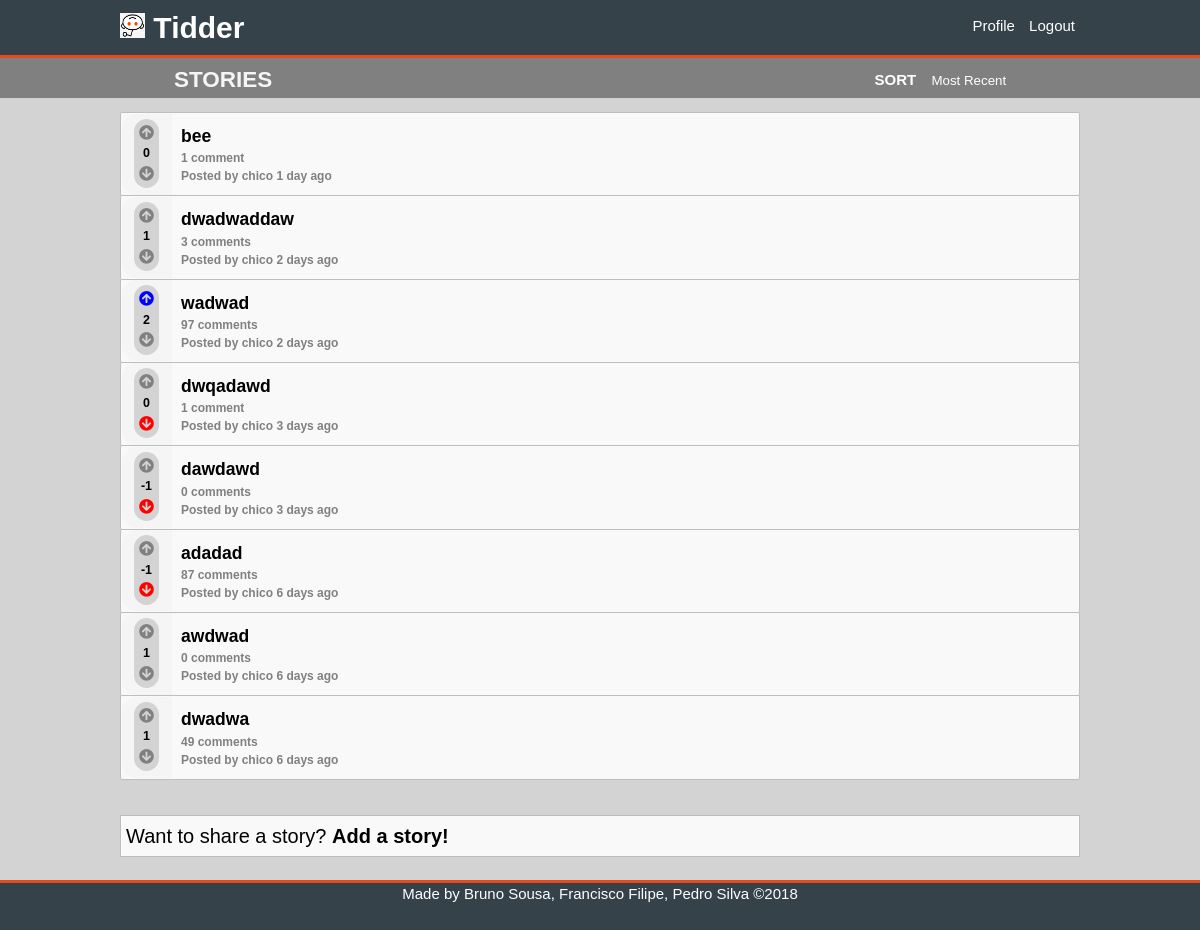
The page /pages/stories.php (signed in) on the database as committed earlier.
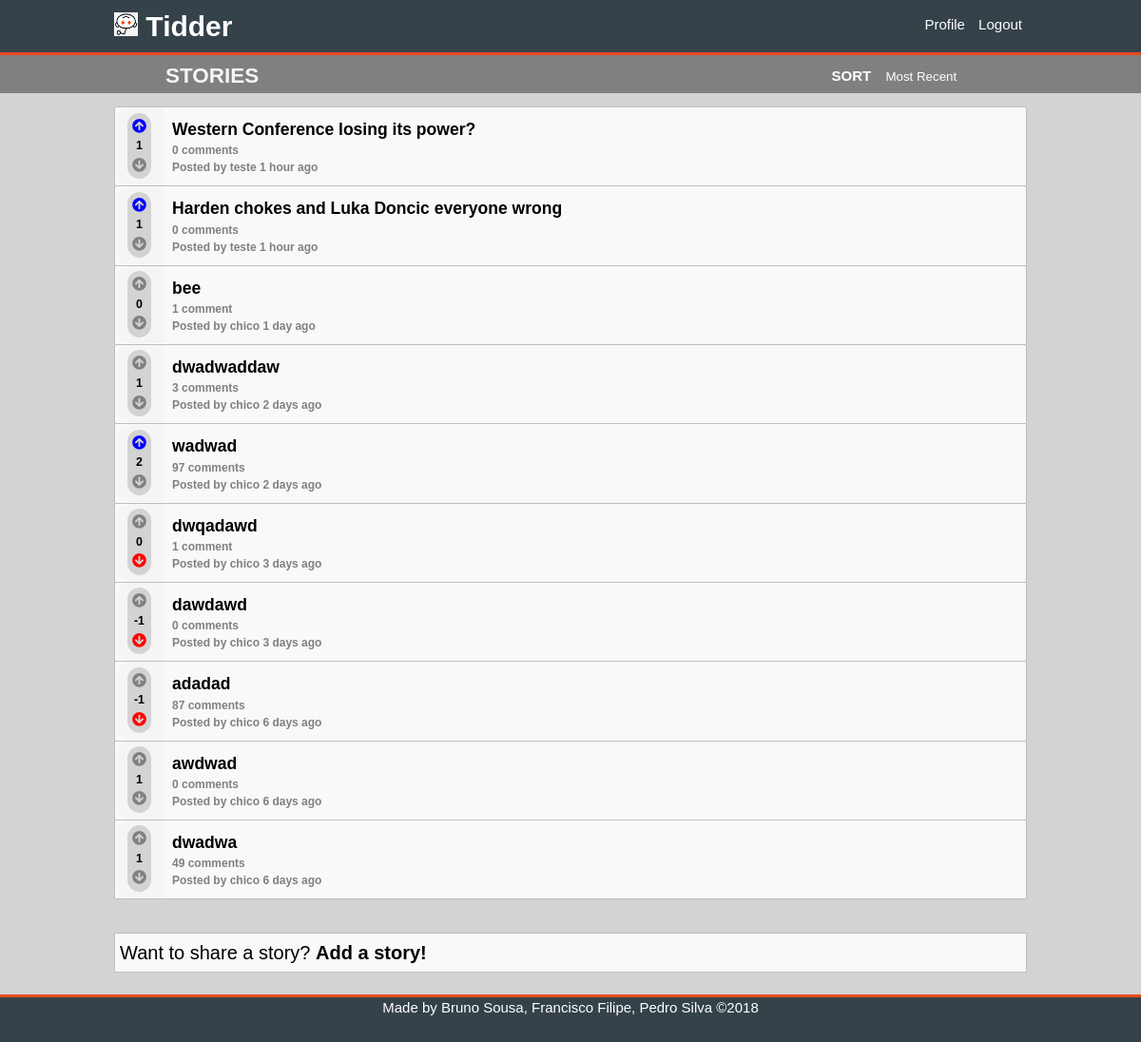
The same page on the database as committed later.
### tables this page shows
CREATE TABLE opinion (
    opinion_id INTEGER NOT NULL PRIMARY KEY AUTOINCREMENT,
	parent_id INTEGER REFERENCES opinion(opinion_id),
    opinion_title VARCHAR,
    opinion_text VARCHAR NOT NULL,
	posted DATETIME NOT NULL,
    user_id INTEGER NOT NULL REFERENCES user
);

### pages/stories.php (called while the page is built, shortened)
<?php
	include_once('../includes/date.php');
	include_once('../database/db_story.php');
	include_once('../database/db_user.php');
	include_once('../templates/tpl_common.php');
	include_once('../templates/tpl_stories.php');
	$selected = array('false', 'false', 'false', 'false');
	$stories = array_reverse(getAllStories());
	$now = time();
	for($i = 0; $i < count($stories); $i++){
		$stories[$i]['username'] = getUserName($stories[$i]['user_id']);
		$stories[$i]['score'] = getScore($stories[$i]['opinion_id']);
		$stories[$i]['comments']= getNumberComments($stories[$i]['opinion_id']);
		if(isset($_SESSION['user_id']))
			$stories[$i]['vote'] = getVote($stories[$i]['opinion_id'], $_SESSION['user_id']);
	}
	$page = 'stories.php';
	draw_header(true);
	draw_stories($stories,$selected,true);
	draw_footer();
?>

### database/db_user.php (called while the page is built, shortened)
<?php
	function getUserName($user_id){
		$db = Database::instance()->db();
		$stmt = $db->prepare('SELECT username FROM user WHERE user_id = ?');
		$stmt->execute(array($user_id));
		return $stmt->fetch()['username'];
	}
?>

### database/db_story.php (called while the page is built, shortened)
<?php
	function getAllStories() {
		$db = Database::instance()->db();
		$stmt = $db->prepare('SELECT * FROM opinion WHERE parent_id IS NULL');
		$stmt->execute();
		return $stmt->fetchAll();
	}
?>

### includes/date.php (called while the page is built, shortened)
<?php
	function deltaTime($now, $date){
		$time = strtotime($date);
		$delta = $now - $time;
		if(!floor($delta/86400)){
			$time_word = (floor($delta/3600) == 1 ? ' hour ' : ' hours ');
			return floor($delta/3600).$time_word.'ago';
		}
		if(!floor($delta/2592000)){
			$time_word = (floor($delta/86400) == 1 ? ' day ' : ' days ');
			return floor($delta/86400).$time_word.'ago';
		}
		$time_word = (floor($delta/31104000) == 1 ? ' year ' : ' years ');
		return floor($delta/31104000).$time_word.'ago';
	}
?>

### templates/tpl_stories.php (the view, shortened to what this page needs)
<?php
		function draw_stories($stories, $selected, $not_profile){ ?>
        <section id="stories">
			<header>
			<div class = "container">
				<h2>Stories</h2>
				<form method="post" action="../actions/action_sort_stories.php">
					<label>Sort
						<select name="sort" onchange="this.form.submit()";>
							<option value="0">Most Recent</option>
						</select>
					</label>
				</form >
				</div>
			</header>
		<div class = "container">
			<ol>
			<?php
				foreach($stories as $story)
					draw_story($story);
			?>
			</ol>
		</div>
		<?php if($not_profile){?>
		<footer>
			<p>Want to share a story? <a href="add_story.php">Add a story!</a></p>
		</footer>
		<?php } ?>
		 </section>
		<?php } ?>
	<?php
		function draw_story($story) {
		global $now;
		?>
		<li>
				<article class="story" data-id="<?=$story['opinion_id']?>">
					<div class = "votes-container">
							<div class = "votes">
								<div class="upvote" role="button" data-value="<?=$story['vote']?>"><i class="fas fa-arrow-circle-up"></i></div>
								<h5><?=$story['score']?></h5>
								<div class="downvote" role="button" data-value="<?=$story['vote']?>"><i class="fas fa-arrow-circle-down"></i></div>
							</div>
					</div>
					<div class = "storyinfo">
						<h3><a href="story.php?story_id=<?=$story['opinion_id']?>"><?=$story['opinion_title']?></a></h3>
						<?php if($story['comments'] == 1){ ?>
							<h4><?=$story['comments']?> comment</4>
						<?php } else { ?>
							<h4><?=$story['comments']?> comments</4>
						<?php } ?>
						<h4>Posted by <a href="<?='profile.php?username='.urlencode($story['username'])?>"><?=$story['username']?></a> <?=deltaTime($now, $story['posted'])?></h4>
					</div>
		   </article>
		</li>
    <?php } ?>

### templates/tpl_common.php (shortened to what this page needs)
<?php
include_once('../database/db_user.php');
function draw_header($isnt_login_signup) {
	global $page;
?>
<!DOCTYPE html>
<html lang="en-US">
<head>
	<link rel="stylesheet" href="https://use.fontawesome.com/releases/v5.5.0/css/all.css">
	<link rel="stylesheet" type="text/css" href="../css/style.css">
</head>
<body>
	<div class = "wrapper">
	<header>
		<div class = "container">
			<h1>
				<a href="../index.php">
					<img src="../pictures/default.jpg" alt="icon" width = "25" height = "25"> Tidder
				</a>
			</h1>
			<?php if(!isset($_SESSION['user_id'])) {
					if($isnt_login_signup) { ?>
					<nav>
						<ul>
							<li><a href='../pages/login.php?redirect=<?=urlencode($page)?>''>Login</a></li>
							<li><a href='../pages/signup.php?redirect=<?=urlencode($page)?>'>Signup</a></li>
						</ul>
					</nav>
			<?php }
			} else {
					$username = getUserName($_SESSION['user_id']);
					$profile_link = "../pages/profile.php?username=".urlencode($username); ?>
					<nav>
						<ul>
							<li><a href=<?=$profile_link?>>Profile</a></li>
							<li><a href='../actions/action_logout.php?redirect=<?=urlencode($page)?>'>Logout</a></li>
						</ul>
					</nav>
			<?php } ?>
		</div>
	</header>
<?php
}
function draw_footer() {?>
		</div>
		<footer>
			Made by <a href="https://github.com/Rekicho">Bruno Sousa</a>,
			<a href="https://github.com/CiscoFrisco">Francisco Filipe</a>,
			<a href="https://github.com/PedroMiguelSilva">Pedro Silva</a> &copy;2018
		</footer>
	</body>
</html>
<?php } ?>

### css/style.css (style rules this page uses)
:root { --main-bg-color: #eee; --section-login-bg-color: white; --section-login-border-color: #ddd; --section-login-footer-bg-color: #eef; --button-bg-color: #bbf; --button-hover-bg-color: #aaf; --grey-shade-0: #f9f9f9; --grey-shade-1: #f5f5f5; --grey-shade-2: #d3d3d3; --grey-shade-3: #bebebe; --grey-shade-4: #a9a9a9; --grey-shade-5: #808080; --grey-shade-6: #505050; }
html, body { height: 100%; margin: 0; }
.wrapper { min-height: 100%; margin-bottom: -50px; }
.wrapper:after { content: ""; display: block; height: 50px; }
body { font: 15px/1.5 Arial, Helvetica, sans-serif; padding: 0; background-color: var(--grey-shade-2); position: relative; }
.container { width: 80%; margin: 0px auto; overflow: hidden; min-height: 100%; }
body > .wrapper > header { background-color: #35424a; color: #ffffff; padding-top: 5px; min-height: 50px; border-bottom: #e8491d 3px solid; }
body > .wrapper > header a { color: #ffffff; text-decoration: none; }
body > .wrapper > header nav a { padding: 5px; }
body > .wrapper > header nav li { padding: 0px; }
body > .wrapper > header ul { padding: 0; margin: 0; }
body > .wrapper > header li { display: inline; padding: 0 20px; }
body > .wrapper > header h1 { float: left; margin: 0; }
body > .wrapper > header nav { float: right; margin-top: 10px; }
body > .wrapper > #stories > header { padding-left: 5%; background-color: var(--grey-shade-5); }
body > .wrapper > #stories > header > .container > h2 { margin: 0; padding-top: 5px; color: var(--grey-shade-1); float: left; text-transform: uppercase; }
body > .wrapper > #stories > header > .container > form { float: right; padding-right: 5%; padding-top: 5px; }
body > .wrapper > #stories > header > .container > form > label { color: white; text-transform: uppercase; font-weight: bold; }
body > .wrapper > #stories > header > .container > form option { background-color: var(--grey-shade-6); }
body > .wrapper > #stories > header > .container > form select { border: none; background-color: inherit; color: white; -webkit-appearance: none; -moz-appearance: none; text-indent: 1px; text-overflow: ''; padding: 10px; }
body > footer { background-color: #35424a; border-top: #e8491d 3px solid; height:50px; text-align: center; color: white; width: 100%; }
body > footer a { color: white; text-decoration: none; }
ol { list-style-type: none; padding: 0; }
article.story { background-color: var(--grey-shade-0); position: relative; min-height: 80px; border-radius: 2px; border: var(--grey-shade-3) 1px solid; margin-top: -1px; }
article.story .votes-container { position: absolute; background-color: var(--grey-shade-1); float: left; width: 50px; bottom: 0.5px; top:0.5px; left:0.5px; border-radius: 15px 0px 0px 15px; }
article.story .votes { background-color: var(--grey-shade-2); width: 50%; margin: 0 auto; margin-top: 5px; display: flex; align-items: center; justify-content: center; flex-direction: column; }
article.story .votes-container h5 { padding: 0; margin: 0; }
article.story .storyinfo { padding: 10px; padding-left: 60px; }
article.story .storyinfo h3 { margin: 0; }
article.story .storyinfo h3 a { color: black; text-decoration: none; }
article.story .storyinfo h4 { color: var(--grey-shade-5); font-size: 12px; margin: 0; }
article.story .storyinfo h4 a { color: var(--grey-shade-5); text-decoration: none; font-size: 12px; }
#stories footer p { background-color: var(--grey-shade-0); margin-left: 10%; margin-right: 10%; font-size: 20px; border: 1px var(--grey-shade-3) solid; padding: 5px; }
#stories footer p a { text-decoration: none; color: black; font-weight: bold; }
.fa-arrow-circle-down, .fa-arrow-circle-up { color: var(--grey-shade-5); }
.downvote[data-value="-1"] .fa-arrow-circle-down { color: red; }
.upvote[data-value="1"] .fa-arrow-circle-up { color: blue; }
.upvote { margin:0; padding:0; margin-top: 3px; }
.downvote { margin:0; padding:0; margin-bottom: 3px; }
.votes { border-radius: 15px; }

Rows that differ between the two databases and show on the page:
added opinion: score "1", opinion_title "Western Conference losing its power?", comments "0", username "teste", posted "1 hour ago"
added opinion: score "1", opinion_title "Harden chokes and Luka Doncic everyone wrong", comments "0", username "teste", posted "1 hour ago"
